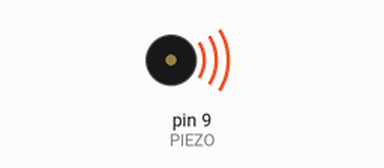
Simulated run of this sketch. Board: Arduino Uno, built with avr-gcc and run on an emulated ATmega328P. Shown: buzzer (waves = sounding).

Above: at 0.2 s.
At 7.96 s:
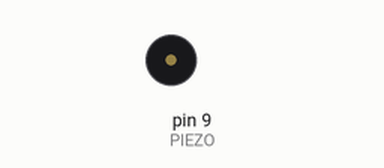
Timing chart, 0 to 8.4 s (numbered marks = the images above):
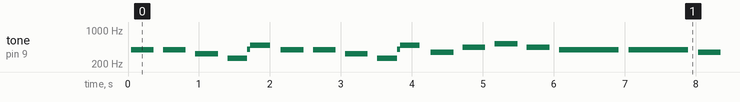

The sketch:

Piezo-simple.ino
```cpp
#define PIEZO 9

void setup() {
  pinMode(PIEZO, OUTPUT);
}

int length = 25;
char notes[] = "ggecggecfaCaggfaafeggedfedcc ";
float beats[] = {1, 1, 1, 1, 1, 1, 1, 1, 1, 1, 1, 1,
2.75, 2.75, 1, 1, 1, 1, 1, 1, 1, 1, 1, 1, 1, 1, 1, 2.75, 2.75};
int tempo = 300;

void loop() {
  for (int i = 0; i < length; i++)
  {
    if (notes[i] == ' '){
      delay(beats[i] * tempo);
    }
    else{
      playNote(notes[i], beats[i] * tempo);
    }
    delay(tempo/2);
  }
}

void playTone(int tone, int duration){
  for (long i = 0; i < duration * 1000L; i+= tone*2)
  {
    digitalWrite(PIEZO, HIGH);
    delayMicroseconds(tone);
    digitalWrite(PIEZO, LOW);
    delayMicroseconds(tone);
  }
}

void playNote(char note, int duration){
  char names[] = {'c', 'd', 'e', 'f', 'g', 'a', 'c', 'C'};
  int tones[] = {1915, 1700, 1519, 1432, 1275, 1136, 1014, 956};

  for (int i = 0; i < 8; i++)
  {
    if (names[i] == note){
      playTone(tones[i], duration);
    }
  }
}
```

Measured:
- by itself, tone on pin 9 (PIEZO): plays 391 Hz for 0.32 s, 391 Hz for 0.32 s, 328 Hz for 0.32 s, 260 Hz for 0.28 s, 400 Hz for 0.04 s, 491 Hz for 0.28 s … (291 notes in this stretch)
